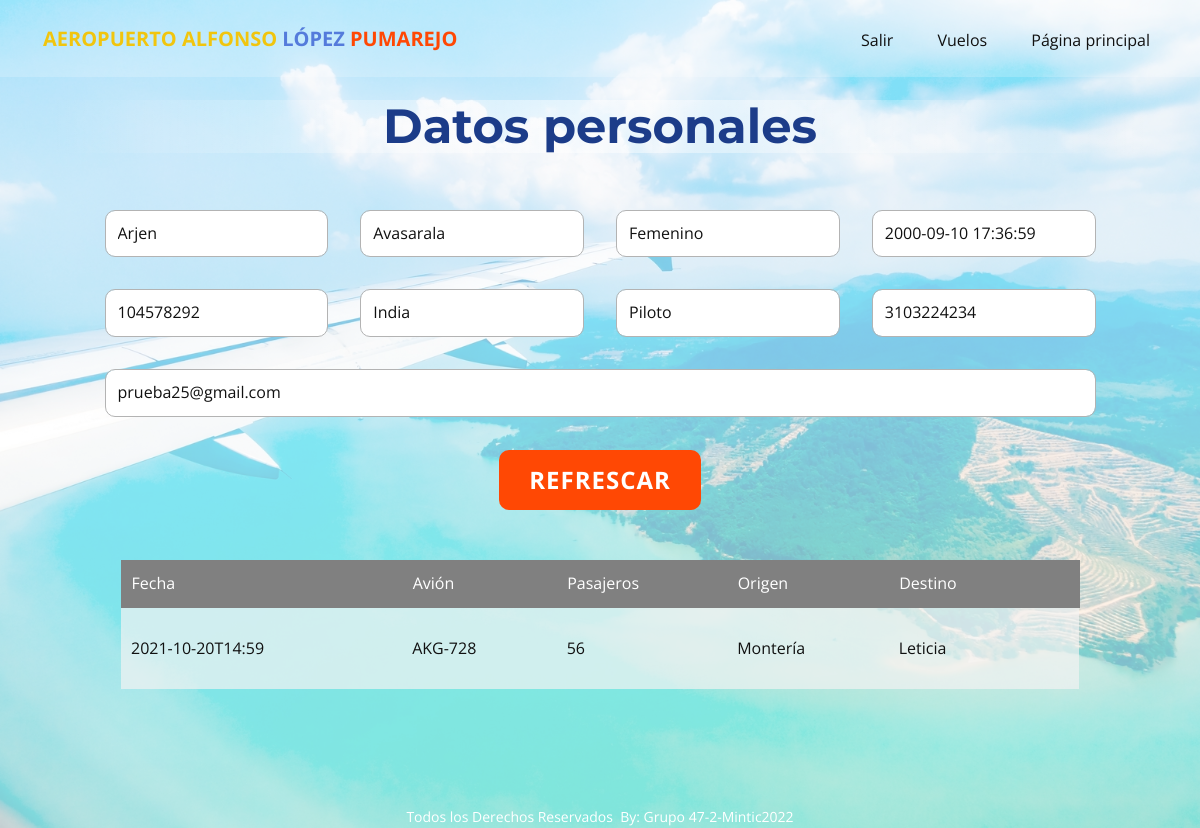
Page /piloto (signed in) on the committed database.
### tables this page shows
CREATE TABLE Usuario (idUser VARCHAR (150) NOT NULL UNIQUE PRIMARY KEY, idRol int (1) REFERENCES Roles (idRol) ON DELETE CASCADE ON UPDATE CASCADE DEFAULT (1), nombres varchar (50), apellidos varchar (50), tipoDocumento varchar (50), pais varchar (50), genero varchar (30), fechaNacimiento datetime, codigoMarcacion varchar (10), telefono int (20), correo varchar (120) UNIQUE NOT NULL, password varchar (255));

CREATE TABLE Vuelo (idVuelo INTEGER PRIMARY KEY AUTOINCREMENT UNIQUE NOT NULL, estadoVuelo varchar (20), origenVuelo varchar (50), destinoVuelo varchar (50), capacidad int (3), avion varchar (30), fechaVuelo timestamp, idPiloto VARCHAR (150) REFERENCES Usuario (idUser) ON DELETE CASCADE ON UPDATE CASCADE NOT NULL, idcoPiloto VARCHAR (150) REFERENCES Usuario (idUser) ON DELETE SET NULL ON UPDATE SET NULL);

### main.py (the view)
@app.route("/piloto", methods = ["GET", "POST"])
def piloto():
   if 'idUser' in session and session["rol"] == 2:
      vueloPiloto = ""
      datosPiloto = ""
      piloto = Piloto()
      vueloPiloto = piloto.consultarVuelos(session["idUser"])
      datosPiloto = piloto.consultarPerfil(session["idUser"])
      return render_template("piloto.html", vueloPiloto = vueloPiloto, datosPiloto=datosPiloto)
   else:
      flash('Usted no tiene permisos para acceder a esta página.', 'errormsg')
      return redirect(url_for('paginaprincipal'))

### clases.py (called while the page is built)
def dict_factory(cursor, row):
    d = {}
    for idx, col in enumerate(cursor.description):
        d[col[0]] = row[idx]
    return d

    def sql_connection(self):
        try:
            con=sqlite3.connect('database/database.db')
            con.row_factory = dict_factory
            return con
        except Error:
            print(Error)

    def consultarVuelos(self, idUser):
        sentencia = "SELECT i.estadoVuelo, i.capacidad, i.avion, i.fechaVuelo, i.origenVuelo, i.destinoVuelo, i.idVuelo, (SELECT COUNT (*) FROM Review WHERE idVuelo = i.idVuelo) as reviews FROM Vuelo i LEFT JOIN Usuario t ON i.idPiloto = t.idUser WHERE i.idPiloto = ? OR i.idcoPiloto =?"
        db = Database()
        con = db.sql_connection()
        cursorObj = con.cursor()
        cursorObj.execute(sentencia,[idUser, idUser])
        con.commit()
        pilotovuelo = cursorObj.fetchall()
        con.close()
        return pilotovuelo

    def consultarPerfil(self, idUser):
        sentencia = "SELECT nombres, apellidos, genero, fechaNacimiento, idUser, pais, idRol, telefono, correo FROM Usuario WHERE idUser = ?"
        db = Database()
        con = db.sql_connection()
        cursorObj = con.cursor()
        cursorObj.execute(sentencia,[idUser])
        con.commit()
        pilotodata = cursorObj.fetchone()
        con.close()
        return pilotodata

### templates/piloto.html (shortened to what this page needs)
<!DOCTYPE html>
<html style="font-size: 16px;">
  <head>
    <link rel="stylesheet" href="../static/nicepage.css" media="screen">
<link rel="stylesheet" href="../static/piloto.css" media="screen">
  </head>
  <body class="u-body">
        {% include 'menu.html' %}
    <section class="u-align-center u-clearfix u-image u-section-1" id="sec-c882" data-image-width="1600" data-image-height="1067">
      <div class="u-clearfix u-sheet u-sheet-1">
        <div class="u-container-style u-expanded-width u-group u-shape-rectangle u-group-1">
          <div class="u-container-layout u-container-layout-1">
            <h1 class="u-align-center u-custom-font u-font-montserrat u-text u-text-custom-color-5 u-title u-text-1">Datos personales</h1>
            <div class="u-form u-form-1">
              <form action="#" method="POST" class="u-clearfix u-form-spacing-32 u-form-vertical u-inner-form" source="custom" name="datapiloto" style="padding: 41px;">
                <div class="u-form-group u-form-name u-form-partition-factor-4 u-form-group-1">
                  <input type="text" placeholder="Nombre(s)" id="name-dc01" readonly name="nombres" value="{{datosPiloto.nombres}}" class="u-border-1 u-border-grey-30 u-input u-input-rectangle u-radius-10 u-white" required="">
                </div>
                <div class="u-form-group u-form-partition-factor-4 u-form-group-2">
                  <input type="text" placeholder="Apellido(s)" id="name-0b98" readonly name="apellidos" value="{{datosPiloto.apellidos}}" class="u-border-1 u-border-grey-30 u-input u-input-rectangle u-radius-10 u-white" required="required">
                </div>
                <div class="u-form-group u-form-partition-factor-4 u-form-select u-form-group-3">
                  <div class="u-form-select-wrapper">
                  <input type="text" placeholder="Genero" id="text222" readonly name="genero" value="{{datosPiloto.genero}}" class="u-border-1 u-border-grey-30 u-input u-input-rectangle u-radius-10 u-white">
                </div>
                </div>
                <div class="u-form-date u-form-group u-form-partition-factor-4 u-form-group-4">
                  <input type="text" placeholder="Fecha de nacimiento" id="text333" readonly name="fecha" value="{{datosPiloto.fechaNacimiento}}" class="u-border-1 u-border-grey-30 u-input u-input-rectangle u-radius-10 u-white">
                </div>
                <div class="u-form-group u-form-partition-factor-4 u-form-group-5">
                  <input type="text" placeholder="Número de documento" id="text-5686" readonly name="numdocumento" value="{{datosPiloto.idUser}}" class="u-border-1 u-border-grey-30 u-input u-input-rectangle u-radius-10 u-white">
                </div>
                <div class="u-form-group u-form-partition-factor-4 u-form-select u-form-group-6">
                  <div class="u-form-select-wrapper">
                  <input type="text" placeholder="País de nacimiento" id="text111" readonly name="paisdenacimiento" value="{{datosPiloto.pais}}" class="u-border-1 u-border-grey-30 u-input u-input-rectangle u-radius-10 u-white">
                  </div>
                </div>
                <div class="u-form-group u-form-partition-factor-4 u-form-group-7">
                  <input type="text" placeholder="Cargo" id="text-a7d2" readonly name="cargo" value="Piloto" class="u-border-1 u-border-grey-30 u-input u-input-rectangle u-radius-10 u-white">
                </div>
                <div class="u-form-group u-form-partition-factor-4 u-form-phone u-form-group-8">
                  <input type="tel" placeholder="Número de telefono" id="text-5435" readonly name="numtelefono" value="{{datosPiloto.telefono}}" class="u-border-1 u-border-grey-30 u-input u-input-rectangle u-radius-10 u-white">
                </div>
                <div class="u-form-group u-form-group-9">
                  <input type="text" placeholder="e-mail" id="text-666" readonly name="email" value="{{datosPiloto.correo}}" class="u-border-1 u-border-grey-30 u-input u-input-rectangle u-radius-10 u-white">
                </div>
                <div class="u-align-center u-form-group u-form-submit">
                  <a href="../" class="u-btn u-btn-round u-btn-submit u-button-style u-radius-10 u-btn-1">Refrescar<br>
                  </a>
                </div>
              </form>
            </div>
            {%if vueloPiloto %}
            <div class="u-align-center u-table u-table-responsive u-table-1">
              <table class="u-table-entity">
                <thead class="u-grey-50 u-table-header u-table-header-1">
                  <tr style="height: 46px;">
                    <th class="u-border-1 u-border-grey-50 u-table-cell">Fecha</th>
                    <th class="u-border-1 u-border-grey-50 u-table-cell">Avión</th>
                    <th class="u-border-1 u-border-grey-50 u-table-cell">Pasajeros</th>
                    <th class="u-border-1 u-border-grey-50 u-table-cell">Origen</th>
                    <th class="u-border-1 u-border-grey-50 u-table-cell">Destino</th>
                    <th class="u-border-1 u-border-grey-50 u-table-cell"></th>
                  </tr>
                </thead>
                <tbody class="u-table-body u-table-body-1">
                  {% for algo in vueloPiloto %}
                  <tr style="height: 82px;">
                    <td class="u-border-1 u-border-grey-40 u-border-no-left u-border-no-right u-table-cell">{{algo.fechaVuelo}}</td>
                    <td class="u-border-1 u-border-grey-40 u-border-no-left u-border-no-right u-table-cell">{{algo.avion}}</td>
                    <td class="u-border-1 u-border-grey-40 u-border-no-left u-border-no-right u-table-cell">{{algo.capacidad}}</td>
                    <td class="u-border-1 u-border-grey-40 u-border-no-left u-border-no-right u-table-cell">{{algo.origenVuelo}}</td>
                    <td class="u-border-1 u-border-grey-40 u-border-no-left u-border-no-right u-table-cell">{{algo.destinoVuelo}}</td>
                    <td class="u-border-1 u-border-grey-40 u-border-no-left u-border-no-right u-table-cell">
                      </td>
                  </tr>
                  {% endfor %}
                </tbody>
              </table>
            </div>
            {% endif %}
          </div>
        </div>
      </div>
    </section>
    <footer class="u-align-center u-clearfix u-footer u-grey-80 u-footer" id="sec-7e24"><div class="u-clearfix u-sheet u-sheet-1">
        <p class="u-small-text u-text u-text-variant u-text-1"> Todos los Derechos Reservados&nbsp;
By: Grupo 47-2-Mintic2022</p>
      </div></footer>
  </body>
</html>

### static/piloto.css (style rules this page uses)
.u-section-1 .u-group-1 { margin-top: 16px; margin-bottom: 60px; }
.u-section-1 .u-container-layout-1 { padding: 7px 0; }
.u-section-1 .u-text-1 { font-size: 3rem; font-weight: 700; margin: 0 23px; }
.u-section-1 .u-form-1 { height: 754px; width: 1073px; margin: 16px auto 0; }
.u-section-1 .u-form-group-1 { margin-left: 0; }
.u-section-1 .u-form-group-2 { margin-left: 0; }
.u-section-1 .u-form-group-3 { margin-left: 0; }
.u-section-1 .u-form-group-4 { margin-left: 0; }
.u-section-1 .u-form-group-5 { margin-left: 0; }
.u-section-1 .u-form-group-6 { margin-left: 0; }
.u-section-1 .u-form-group-7 { margin-left: 0; }
.u-section-1 .u-form-group-8 { margin-left: 0; }
.u-section-1 .u-form-group-9 { margin-left: 0; }
.u-section-1 .u-btn-1 { font-size: 1.5rem; margin-bottom: 0; padding: 11px 30px; }
.u-section-1 .u-table-1 { width: 959px; margin: 9px auto 0; }
.u-section-1 .u-table-header-1 { background-image: none; }
.u-section-1 .u-table-body-1 { background-image: none; }

### rows in the picture
Usuario: nombres "Arjen", apellidos "Avasarala", genero "Femenino", fecha "2000-09-10 17:36:59", numdocumento "104578292", paisdenacimiento "India", numtelefono "3103224234", email "prueba25@gmail.com"
Vuelo: fechaVuelo "2021-10-20T14:59", avion "AKG-728", capacidad "56", origenVuelo "Montería", destinoVuelo "Leticia"
